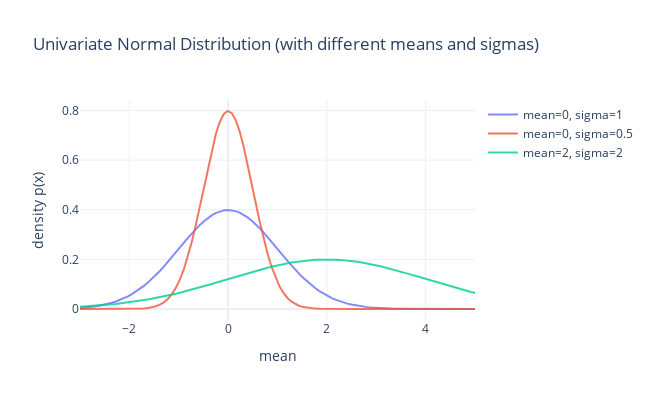

Notebook code for this chart:
### Code cell
# use Gaussian to generate probabilities for a set of points
x = np.linspace(-3, 5, 100)
y1 = uni_normal(x, 0, 1)
y2 = uni_normal(x, 0, 0.5)
y3 = uni_normal(x, 2, 2)

fig = go.Figure()
fig.add_trace(go.Scatter(x=x, y=y1, mode='lines', name='mean=0, sigma=1', opacity=0.8))
fig.add_trace(go.Scatter(x=x, y=y2, mode='lines', name='mean=0, sigma=0.5', opacity=0.8))
fig.add_trace(go.Scatter(x=x, y=y3, mode='lines', name='mean=2, sigma=2', opacity=0.8))
fig.update_layout(autosize=False, width=650, height=400,
    xaxis_title="mean", yaxis_title="density p(x)",
    title='Univariate Normal Distribution (with different means and sigmas)')
fig.show()
